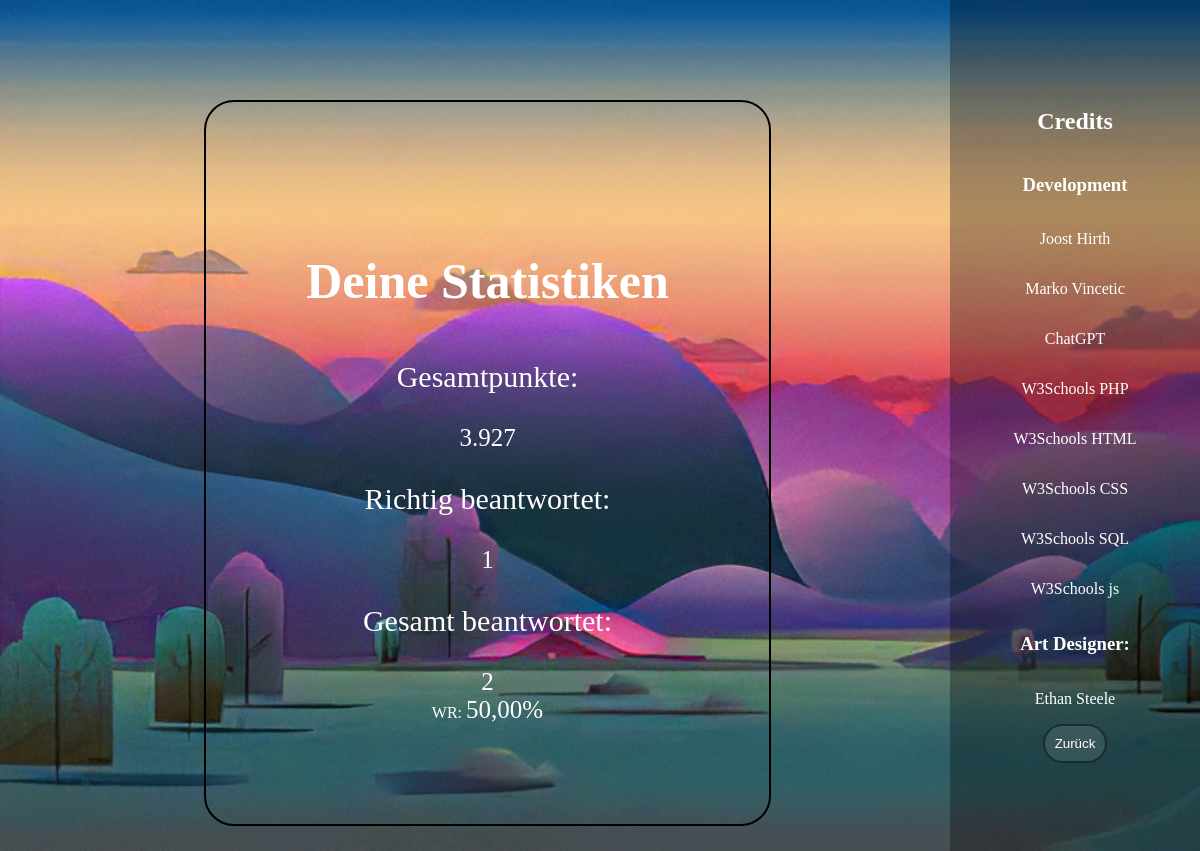
The app's page /profil.php (signed in) with its own data.
### tables this page shows
CREATE TABLE `userdaten` (
  `ID` int(11) NOT NULL,
  `username` varchar(50) NOT NULL,
  `passwort` varchar(100) NOT NULL,
  `gesamt_punkte` int(11) NOT NULL DEFAULT 0,
  `richtig_beantwortet` int(11) NOT NULL DEFAULT 0,
  `gesamt_fragen` int(11) NOT NULL DEFAULT 0
);

### profil.php (the view, shortened to what this page needs)
<link rel="stylesheet" href="profil2.css">
<link href='https://unpkg.com/boxicons@2.1.4/css/boxicons.min.css' rel='stylesheet'>
<nav class="sidebar">
<h2>Credits</h2>
    <h3>Development</h3>
    <p>Joost Hirth</p>
    <p>Marko Vincetic</p>
    <p>ChatGPT</p>
    <p>W3Schools PHP</p>
    <p>W3Schools HTML</p>
    <p>W3Schools CSS</p>
    <p>W3Schools SQL</p>
    <p>W3Schools js</p>
    <h3>Art Designer:</h3>
    <p>Ethan Steele</p>
    <footer>
        <nav>
           <button class="nez"> <a href="hauptseite.php">Zurück</a></button>
        </nav>
    </footer>
</nav>
<?php
include 'config.php';
$con = new mysqli($servername, $username, $password, $dbname);
$benutzername = $_SESSION['benutzername'];
$sql = "SELECT gesamt_punkte, richtig_beantwortet, gesamt_fragen
        FROM userdaten
        WHERE username = '$benutzername'";
$result = mysqli_query($con, $sql);
if ($result && mysqli_num_rows($result) > 0) {
    $row = mysqli_fetch_assoc($result);
    echo "<div class='statistics-wrapper'>";
    echo "<h3>Deine Statistiken</h3>";
    echo "<div class='user-statistics'>";
    echo "<div class='statistic-item'><p>Gesamtpunkte:</p> <span>" . number_format($row['gesamt_punkte'], 0, ',', '.') . "</span></div>";
    echo "<div class='statistic-item'><p>Richtig beantwortet:</p> <span>" . number_format($row['richtig_beantwortet'], 0, ',', '.') . "</span></div>";
    echo "<div class='statistic-item'><p>Gesamt beantwortet:</p> <span>" . number_format($row['gesamt_fragen'], 0, ',', '.') ."</span></div>";
    if ($row['gesamt_fragen'] > 0) {
        echo "<div class='statistic-item'>WR: <span>" . number_format(($row['richtig_beantwortet'] / $row['gesamt_fragen']) * 100, 2, ',') . "%</span></div>";
    }
    echo "</div>";
    echo "</div>";
} else {
    echo "Keine Statistiken verfügbar.";
}
?>

### profil2.css (style rules this page uses)
.statistics-wrapper { justify-content: space-between; align-items: center; text-align: center; margin:100px 250px 25px 25px; padding:100px; border:2px solid black; border-radius:30px; }
.statistics-wrapper span { font-size:25px; }
.statistics-wrapper p { font-size: 30px; }
.statistics-wrapper h3 { font-size: 50px; font-weight: 600; }
.sidebar { flex-direction: column; display: flex; justify-content: center; align-items: center; position:absolute; overflow: hidden; top:0; right: 0; width: 250px; height: 100%; background: #3949ab; transition: all 0.4s; background-color: rgba(0, 0, 0, 0.3); }
.nez a { text-decoration: none; color:white; }
.nez { border:2px solid rgba(1, 1,1,0.5); background-color: rgba(255, 255, 255, 0.1); border-radius:20px; padding:10px; width: 100%; }

### records on screen
userdaten: gesamt_punkte "3.927", richtig_beantwortet "1", gesamt_fragen "2", ($row['richtig_beantwortet'] / $row['gesamt_fragen']) * 100 "50,00"
